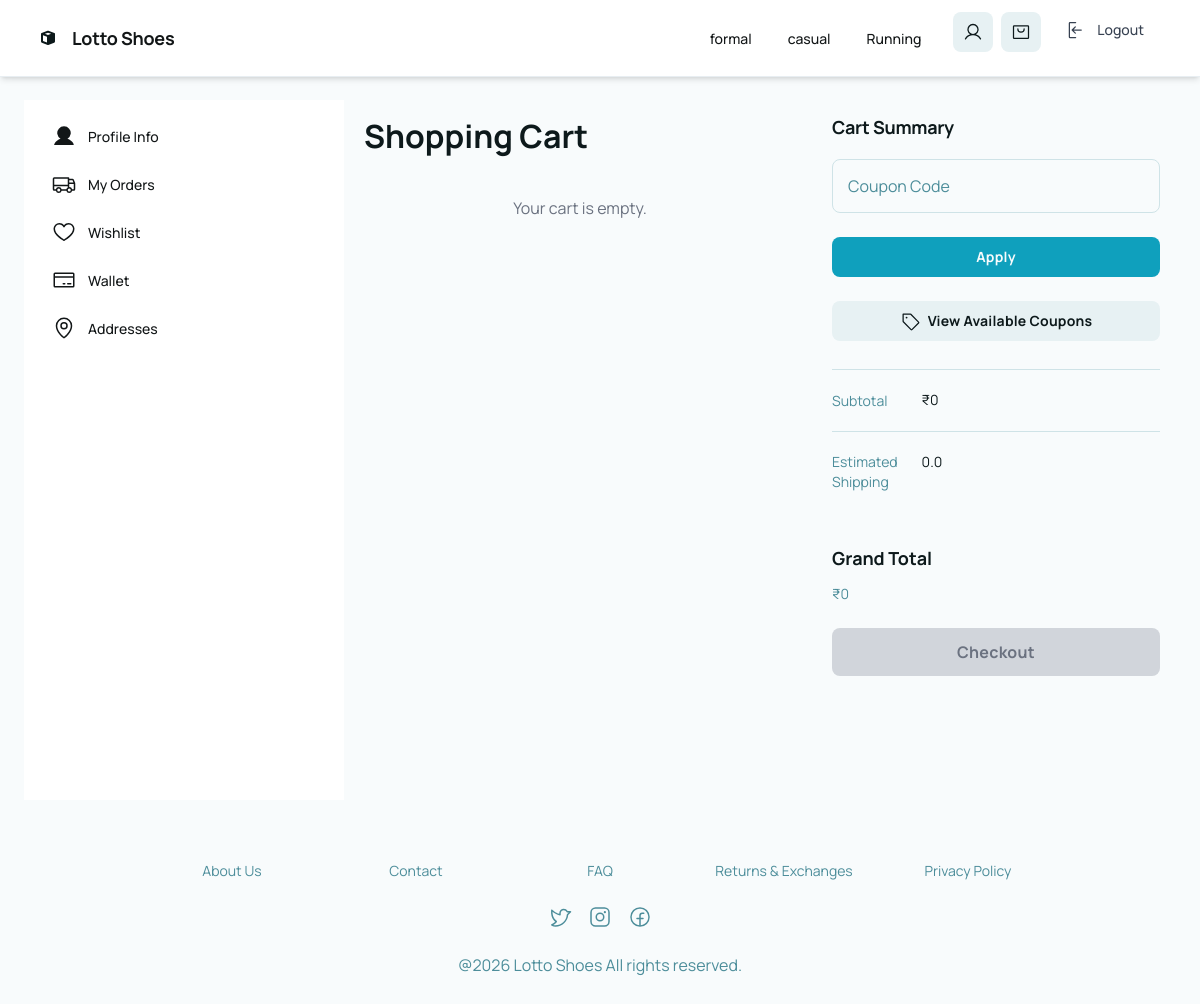
The app's page /cart/ (signed in), older data.
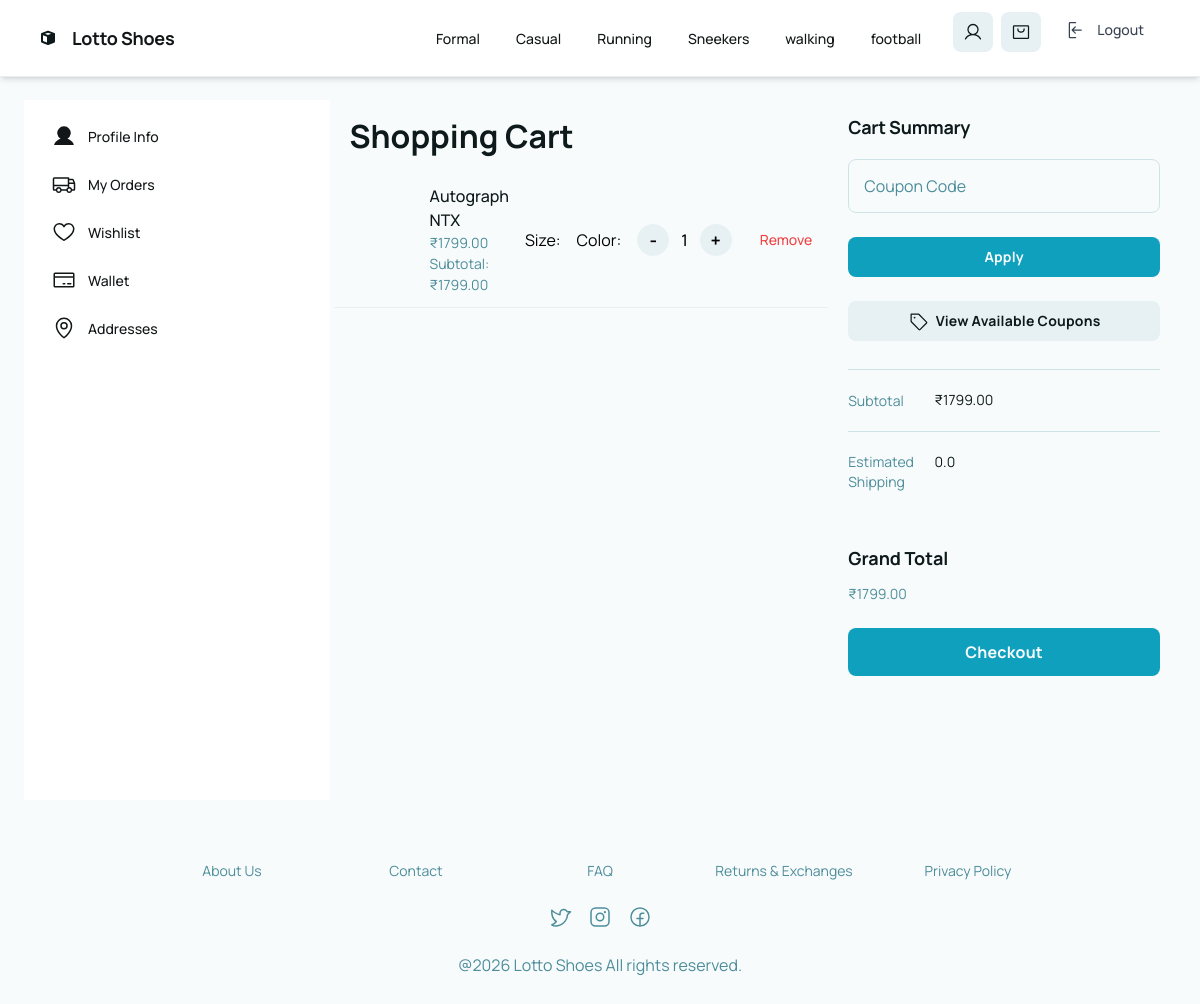
The same page, newer data.
### category/models.py (models this page shows, shortened)
class Category(models.Model):
    image = models.ImageField(upload_to='category/',null=True,blank=True)
    name = models.CharField(max_length=100,unique=True)
    description = models.TextField(blank=True,null=True)
    is_active = models.BooleanField(default=True)
    created_at = models.DateTimeField(auto_now_add=True)

### cart/models.py (models this page shows, shortened)
class CartItem(models.Model):
    MAX_QUANTITY_PER_PRODUCT = 5
    cart = models.ForeignKey(Cart,on_delete=models.CASCADE,related_name='items')
    product = models.ForeignKey(Product,on_delete=models.CASCADE)
    variant = models.ForeignKey(ProductVariant,on_delete=models.CASCADE,null=True,blank=True)
    quantity = models.PositiveIntegerField(default=1)
    price = models.DecimalField(max_digits=10,decimal_places=2) #price at the time of adding
    created_at = models.DateTimeField(auto_now_add=True)
    updated_at = models.DateField(auto_now=True)
    def subtotal(self):
        if self.product.offer_price:
            return self.quantity * self.product.offer_price
        return self.quantity * self.product.base_price

### products/models.py (models this page shows, shortened)
class Product(models.Model):
    product_name = models.CharField(max_length=200, unique=True)
    slug = models.SlugField(max_length=200, unique=True)
    base_price = models.DecimalField(max_digits=10, decimal_places=2)
    description = models.TextField()
    is_listed = models.BooleanField(default=True)
    category = models.ForeignKey(Category, on_delete=models.CASCADE,related_name='products')
    image = models.ImageField(upload_to='products/')
    created_at = models.DateTimeField(auto_now_add=True)
    updated_at = models.DateTimeField(auto_now=True)
    is_deleted = models.BooleanField(default=False)
    is_available = models.BooleanField(default=True)
    is_blocked = models.BooleanField(default=False)
    offer_price = models.DecimalField(max_digits=10,decimal_places=2,null=True,blank=True)

### cart/views.py (the view)
# urls.py: path('',views.view_cart,name='view_cart'),
@never_cache
@login_required(login_url='login')
def view_cart(request):
    categories = Category.objects.filter(is_active=True)
    cart, created = Cart.objects.get_or_create(user = request.user)
    cart_items = cart.items.all()
    cart_count = sum(item.quantity for item in cart.items.all())
    total = sum(item.subtotal() for item in cart_items)
    return render(request,'cart.html', {
        'cart_items': cart_items,
        'total': total,
        'cart_count': cart_count,
        'categories': categories,
    })

### cart/templates/cart.html (shortened to what the changed rows need)
<html>
  <head>
    <script src="https://cdn.tailwindcss.com?plugins=forms,container-queries"></script>
  </head>
  <body>
    <div
      class="relative flex h-auto min-h-screen w-full flex-col bg-[#f8fbfc] group/design-root overflow-x-hidden"
      style="font-family: Manrope, &quot;Noto Sans&quot;, sans-serif"
    >
      <div class="layout-container flex h-full grow flex-col">
        <header
          class="fixed top-0 left-0 w-full z-50 bg-white shadow-md flex items-center justify-between whitespace-nowrap border-b border-[#e8eef2] px-10 py-3"
        >
          <div class="flex items-center gap-4 text-[#0d191b]">
            <a href="{% url 'home' %}">
              <h2
                class="text-[#121617] text-lg font-bold leading-tight tracking-[-0.015em]"
              >
                Lotto Shoes
              </h2>
            </a>
          </div>
          <div class="flex flex-1 justify-end gap-8">
            <div class="flex items-center gap-9">
              {% for category in categories %}
              <a
                href="{% url 'user_product_list' %}?category={{ category.id }}"
                class="text-[#121617] text-sm font-medium leading-normal"
              >
                {{ category.name }}
              </a>
              {% endfor %}
            </div>
          </div>
        </header>
        <div class="mt-20">
          <div class="gap-1 px-6 flex flex-1 justify-center py-5">
            <div
              class="layout-content-container flex flex-col max-w-[920px] flex-1"
            >
              <div class="flex flex-wrap justify-between gap-3 p-4">
                <p
                  class="text-[#0d191b] tracking-light text-[32px] font-bold leading-tight min-w-72"
                >
                </p>
              </div>
              {% for item in cart_items %}
              <div
                class="flex items-center gap-4 bg-[#f8fbfc] px-4 min-h-[90px] py-3 justify-between border-b border-[#e8eef2]"
              >
                <div class="flex items-center gap-4">
                  <div
                    class="bg-center bg-no-repeat aspect-square bg-cover rounded-lg size-16"
                    style="background-image: url('{{ item.product.image.url }}');"
                  ></div>
                  <div class="flex flex-col justify-center">
                    <p
                      class="text-[#0d191b] text-base font-medium leading-normal"
                    >
                      {{ item.product.product_name }}
                    </p>
                    <p
                      class="text-[#4c8d9a] text-sm font-normal leading-normal"
                    >
                      ₹{{ item.product.offer_price }}
                    </p>
                    <p
                      class="text-[#4c8d9a] text-sm font-normal leading-normal"
                    >
                      Subtotal: ₹<span id="subtotal-{{ item.id }}"
                        >{{ item.subtotal }}</span
                      >
                    </p>
                  </div>
                  <p>Size: {{ item.variant.size }}</p>
                  <p>Color: {{ item.variant.color }}</p>
                </div>
                <div class="flex items-center gap-3">
                  <button
                    onclick="updateCart({{ item.id }}, 'decrease')"
                    class="flex h-8 w-8 items-center justify-center rounded-full bg-[#e7f1f3] text-lg font-bold"
                  >
                    -
                  </button>
                  <span id="qty-{{ item.id }}" class="text-base font-medium">
                    {{ item.quantity }}
                  </span>
                  <button
                    onclick="updateCart({{ item.id }}, 'increase')"
                    class="flex h-8 w-8 items-center justify-center rounded-full bg-[#e7f1f3] text-lg font-bold"
                  >
                    +
                  </button>
                  <a
                    href="{% url 'cart:remove_from_cart' item.id %}"
                    class="ml-4 text-red-500 text-sm font-medium"
                  >
                    Remove
                  </a>
                </div>
              </div>
              {% empty %}
              <div class="p-6 text-center text-gray-500">
                Your cart is empty.
              </div>
              {% endfor %}
            </div>
            <div class="layout-content-container flex flex-col w-[360px]">
              <div class="p-4 grid grid-cols-[20%_1fr] gap-x-6">
                <div
                  class="col-span-2 grid grid-cols-subgrid border-t border-t-[#cfe3e7] py-5"
                >
                  <p class="text-[#0d191b] text-sm font-normal">
                    ₹<span id="grand-total-summary">{{ total }}</span>
                  </p>
                </div>
              </div>
              <p class="text-[#4c8d9a] text-sm font-normal pb-3 pt-1 px-4">
                ₹<span id="grand-total">{{ total }}</span>
              </p>
              <div class="flex px-4 py-3">
                <a
                  id="checkout-btn"
                  href="{% url 'checkout' %}"
                  class="flex min-w-[84px] max-w-[480px] items-center justify-center overflow-hidden rounded-lg h-12 px-5 flex-1 text-base font-bold leading-normal tracking-[0.015em] {% if cart_items %} bg-[#0fa0bd] text-[#f8fbfc] {% else %} bg-gray-300 text-gray-500 cursor-not-allowed pointer-events-none {% endif %}"
                >
                  <span class="truncate">Checkout</span>
                </a>
              </div>
            </div>
          </div>
        </div>
      </div>
    </div>
  </body>
</html>

Row changes from the older to the newer data that the page shows:
changed Category: name "formal" → "Formal"
changed Category: name "casual" → "Casual"
added Category: name "Sneekers"
added Category: name "walking"
added Category: name "football"
added CartItem: product.product_name "Autograph NTX", product.offer_price "1799.00", subtotal "1799.00", quantity "1"
Text that changed along with them:
{{ total }}: "0" → "1799.00"
text no longer shown: "Your cart is empty."
